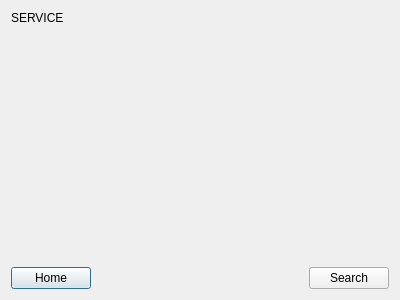
<?xml version="1.0" encoding="UTF-8"?>
<ui version="4.0">
 <class>service</class>
 <widget class="QDialog" name="service">
  <property name="geometry">
   <rect>
    <x>0</x>
    <y>0</y>
    <width>400</width>
    <height>300</height>
   </rect>
  </property>
  <property name="windowTitle">
   <string>Dialog</string>
  </property>
  <property name="styleSheet">
   <string notr="true">text-color: balck;</string>
  </property>
  <layout class="QVBoxLayout" name="verticalLayout_2">
   <item>
    <layout class="QVBoxLayout" name="verticalLayout">
     <property name="topMargin">
      <number>0</number>
     </property>
     <item>
      <layout class="QHBoxLayout" name="horizontalLayout_2">
       <item>
        <widget class="QLabel" name="label">
         <property name="text">
          <string>SERVICE</string>
         </property>
        </widget>
       </item>
      </layout>
     </item>
     <item>
      <spacer name="verticalSpacer">
       <property name="orientation">
        <enum>Qt::Vertical</enum>
       </property>
       <property name="sizeHint" stdset="0">
        <size>
         <width>20</width>
         <height>40</height>
        </size>
       </property>
      </spacer>
     </item>
     <item>
      <layout class="QHBoxLayout" name="horizontalLayout">
       <item>
        <widget class="QPushButton" name="homebtn">
         <property name="text">
          <string>Home</string>
         </property>
        </widget>
       </item>
       <item>
        <spacer name="horizontalSpacer">
         <property name="orientation">
          <enum>Qt::Horizontal</enum>
         </property>
         <property name="sizeHint" stdset="0">
          <size>
           <width>40</width>
           <height>20</height>
          </size>
         </property>
        </spacer>
       </item>
       <item>
        <widget class="QPushButton" name="searchBtn">
         <property name="text">
          <string>Search</string>
         </property>
        </widget>
       </item>
      </layout>
     </item>
    </layout>
   </item>
  </layout>
 </widget>
 <resources/>
 <connections/>
</ui>
